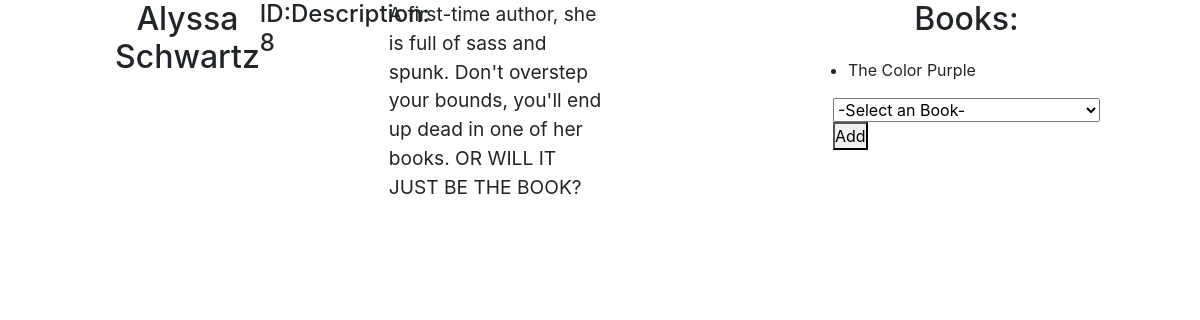
The app's page /authors/8 with its own data.
### books_authors_app/models.py (models this page shows, shortened)
class Author(models.Model):
    first_name = models.CharField(max_length=45)
    last_name = models.CharField(max_length=45)
    books = models.ManyToManyField(Book, related_name="authors")
    notes = models.TextField()
    created_at = models.DateTimeField(auto_now_add=True)
    updated_at = models.DateTimeField(auto_now=True)

class Book(models.Model):
    title = models.CharField(max_length=255)
    desc = models.CharField(max_length=255)
    created_at = models.DateTimeField(auto_now_add=True)
    updated_at = models.DateTimeField(auto_now=True)

### books_authors_app/views.py (the view)
# urls.py: path('authors/<int:author_id>', views.author_page),
def author_page(request, author_id):
    context = {
        "an_author" : Author.objects.get(id=author_id),
        "books" : Book.objects.all(),
    }
    return render(request, "author.html", context)

### books_authors_app/templates/author.html (shortened to what this page needs)
<!DOCTYPE html>
<html lang="en">
<head>
    {% load static %}
    <link rel="stylesheet" href="https://stackpath.bootstrapcdn.com/bootstrap/4.5.0/css/bootstrap.min.css">
    <link rel="stylesheet" href="{% static 'css/books_authors.css' %}">
</head>
<body>
    <div class="wrapper">
        <h2>{{an_author.first_name}} {{an_author.last_name}}</h2><br>
        <h4>ID: {{an_author.id}}</h4>
        <div class="description row">
                <h4 class="col-sm-2">Description:</h4>
                <p class="col-sm-5">{{an_author.notes}}</p>
        </div>
        <div class="authors">
            <h2>Books:</h2>
            <ul>
                {% for book in an_author.books.all %}
                <li>{{book.title}}</li>
                {% endfor %}
            </ul>
            <div class="row">
                <form action="/add_book" method="POST">
                    <select name="book_id" id="book">
                        <option value="none">-Select an Book-</option>
                    </select>
                    <button type="submit">Add</button>
                </form>
            </div>
        </div>
    </div>
</body>
</html>

### books_authors_app/static/css/books_authors.css (style rules this page uses)
* { padding: 0px; margin: 0px; box-sizing: border-box; }
.wrapper { width: 970px; display: flex; justify-content: space-between; margin: auto; }
.description p { font-size: 1.2em; }
h2 { text-align: center; margin-bottom: 20px; }

### records on screen
Author: first_name "Alyssa", last_name "Schwartz", id "8", notes "A first-time author, she is full of sass and spunk. Don't overstep your bounds, you'll end up dead in one of her books. OR WILL IT JUST BE THE BOOK?"
Book: title "The Color Purple"
